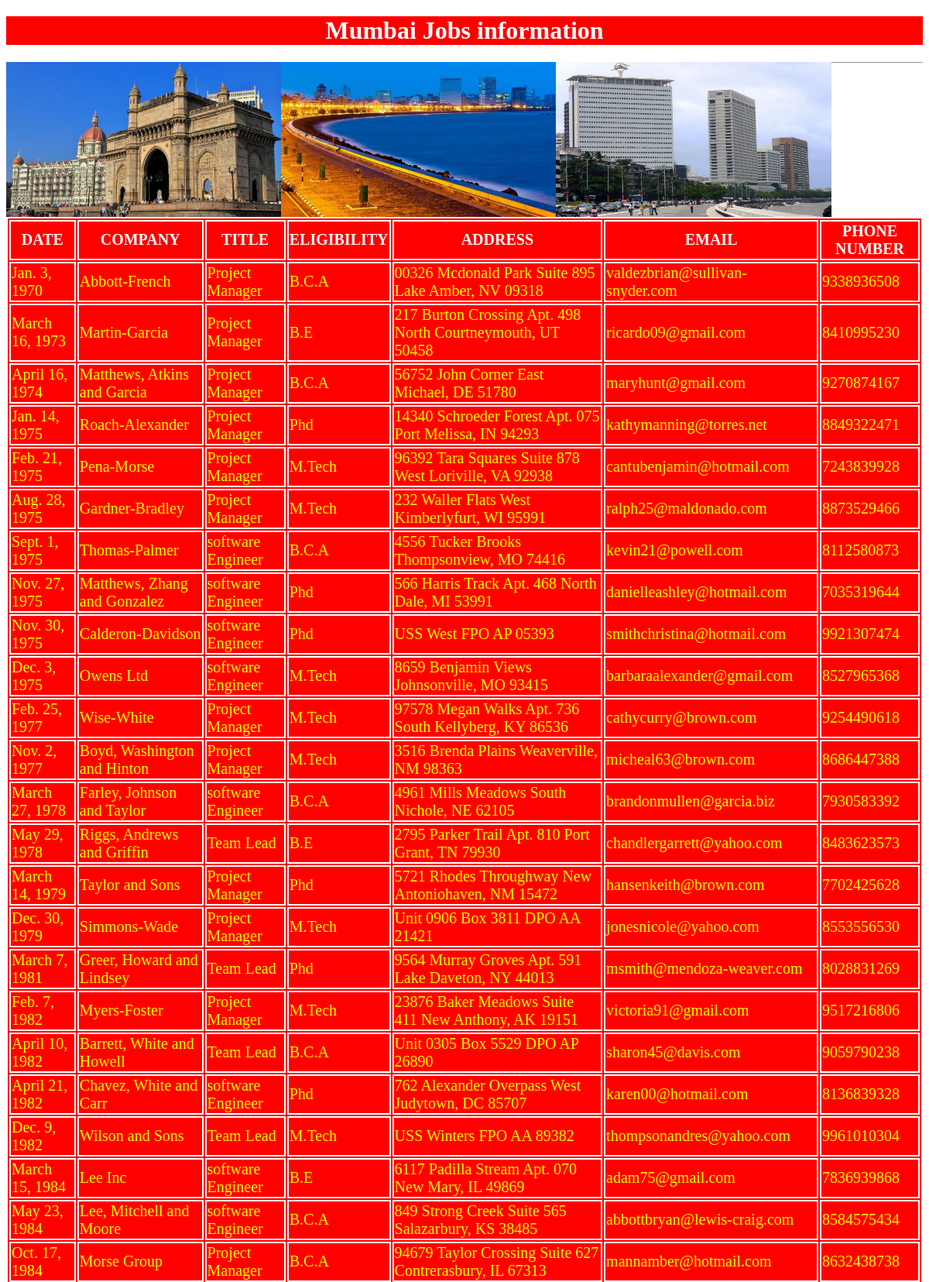
The page /mumbaijobs/ (upper part) on the database its author committed.
### testapp/models.py (models this page shows)
class mumbaijobs(models.Model):
    date=models.DateField();
    company=models.CharField(max_length=100);
    title=models.CharField(max_length=100);
    eligibility=models.CharField(max_length=100);
    address=models.CharField(max_length=100);
    email=models.EmailField();
    phonenumber=models.IntegerField()

### testapp/views.py (the view)
# urls.py: url(r'^mumbaijobs/', views.mumbaijobss),
def mumbaijobss(request):
    jobs_list=mumbaijobs.objects.order_by('date')
    my_dict={'jobs_list':jobs_list}
    return render(request,'testapp/mumbaijobs.html',context=my_dict)

### templates/testapp/mumbaijobs.html (shortened to what this page needs)
<!DOCTYPE html>
{% load static %}
<html lang="en" dir="ltr">
  <head>
    <link rel="stylesheet" href="{% static "css/demo.css" %}">
  </head>
  <body>
    <h1>Mumbai Jobs information</h1>
    <img src="{% static "images/mumbai1.jpg" %}" alt="">
    <img src="{% static "images/mumbai2.jpg" %}" alt="">
    <img src="{% static "images/mumbai3.jpg" %}" alt="">
    <hr>
    {% if jobs_list %}
    <table id='tab'>
      <thead>
        <th>DATE</th>
        <th>COMPANY</th>
        <th>TITLE</th>
        <th>ELIGIBILITY</th>
        <th>ADDRESS</th>
        <th>EMAIL</th>
        <th>PHONE NUMBER</th>
      </thead>
      {%for job in jobs_list %}
      <tr>
        <td>{{job.date}}</td>
        <td>{{job.company}}</td>
        <td>{{job.title}}</td>
        <td>{{job.eligibility}}</td>
        <td>{{job.address}}</td>
        <td>{{job.email}}</td>
        <td>{{job.phonenumber}}</td>
      </tr>
      {% endfor %}
    </table>
    {% else %}
    <p>No Jobs Found In Mumbai</p>
  {% endif %}
  </body>
</html>

### static/css/demo.css (style rules this page uses)
body { background-image: url("https://images.unsplash.com/photo-1564069114553-7215e1ff1890?ixlib=rb-1.2.1&ixid=eyJhcHBfaWQiOjEyMDd9&auto=format&fit=crop&w=500&q=60"); background-repeat: no-repeat; background-size: cover; }
img { height: 200px; width: 30%; float: left; margin: 1.5% border:2px solid red; }
h1 { color: white; text-align: center; background: red; }
table,thead,th,tr,td { color: yellow; border: 2px solid white; font-size: 20px; margin: auto; background: red; }
thead,th { color: white; border: 2px solid white; font-size: 20px; }

### rows shown on the page
mumbaijobs: date "Jan. 3, 1970", company "Abbott-French", title "Project Manager", eligibility "B.C.A", address "00326 Mcdonald Park Suite 895 Lake Amber, NV 09318", email "valdezbrian@sullivan-snyder.com", phonenumber "9338936508"
mumbaijobs: date "March 16, 1973", company "Martin-Garcia", title "Project Manager", eligibility "B.E", address "217 Burton Crossing Apt. 498 North Courtneymouth, UT 50458", email "ricardo09@gmail.com", phonenumber "8410995230"
mumbaijobs: date "April 16, 1974", company "Matthews, Atkins and Garcia", title "Project Manager", eligibility "B.C.A", address "56752 John Corner East Michael, DE 51780", email "maryhunt@gmail.com", phonenumber "9270874167"
mumbaijobs: date "Jan. 14, 1975", company "Roach-Alexander", title "Project Manager", eligibility "Phd", address "14340 Schroeder Forest Apt. 075 Port Melissa, IN 94293", email "kathymanning@torres.net", phonenumber "8849322471"
mumbaijobs: date "Feb. 21, 1975", company "Pena-Morse", title "Project Manager", eligibility "M.Tech", address "96392 Tara Squares Suite 878 West Loriville, VA 92938", email "cantubenjamin@hotmail.com", phonenumber "7243839928"
mumbaijobs: date "Aug. 28, 1975", company "Gardner-Bradley", title "Project Manager", eligibility "M.Tech", address "232 Waller Flats West Kimberlyfurt, WI 95991", email "ralph25@maldonado.com", phonenumber "8873529466"
mumbaijobs: date "Sept. 1, 1975", company "Thomas-Palmer", title "software Engineer", eligibility "B.C.A", address "4556 Tucker Brooks Thompsonview, MO 74416", email "kevin21@powell.com", phonenumber "8112580873"
mumbaijobs: date "Nov. 27, 1975", company "Matthews, Zhang and Gonzalez", title "software Engineer", eligibility "Phd", address "566 Harris Track Apt. 468 North Dale, MI 53991", email "danielleashley@hotmail.com", phonenumber "7035319644"
mumbaijobs: date "Nov. 30, 1975", company "Calderon-Davidson", title "software Engineer", eligibility "Phd", address "USS West FPO AP 05393", email "smithchristina@hotmail.com", phonenumber "9921307474"
mumbaijobs: date "Dec. 3, 1975", company "Owens Ltd", title "software Engineer", eligibility "M.Tech", address "8659 Benjamin Views Johnsonville, MO 93415", email "barbaraalexander@gmail.com", phonenumber "8527965368"
mumbaijobs: date "Feb. 25, 1977", company "Wise-White", title "Project Manager", eligibility "M.Tech", address "97578 Megan Walks Apt. 736 South Kellyberg, KY 86536", email "cathycurry@brown.com", phonenumber "9254490618"
mumbaijobs: date "Nov. 2, 1977", company "Boyd, Washington and Hinton", title "Project Manager", eligibility "M.Tech", address "3516 Brenda Plains Weaverville, NM 98363", email "micheal63@brown.com", phonenumber "8686447388"
mumbaijobs: date "March 27, 1978", company "Farley, Johnson and Taylor", title "software Engineer", eligibility "B.C.A", address "4961 Mills Meadows South Nichole, NE 62105", email "brandonmullen@garcia.biz", phonenumber "7930583392"
mumbaijobs: date "May 29, 1978", company "Riggs, Andrews and Griffin", title "Team Lead", eligibility "B.E", address "2795 Parker Trail Apt. 810 Port Grant, TN 79930", email "chandlergarrett@yahoo.com", phonenumber "8483623573"
mumbaijobs: date "March 14, 1979", company "Taylor and Sons", title "Project Manager", eligibility "Phd", address "5721 Rhodes Throughway New Antoniohaven, NM 15472", email "hansenkeith@brown.com", phonenumber "7702425628"
mumbaijobs: date "Dec. 30, 1979", company "Simmons-Wade", title "Project Manager", eligibility "M.Tech", address "Unit 0906 Box 3811 DPO AA 21421", email "jonesnicole@yahoo.com", phonenumber "8553556530"
mumbaijobs: date "March 7, 1981", company "Greer, Howard and Lindsey", title "Team Lead", eligibility "Phd", address "9564 Murray Groves Apt. 591 Lake Daveton, NY 44013", email "msmith@mendoza-weaver.com", phonenumber "8028831269"
mumbaijobs: date "Feb. 7, 1982", company "Myers-Foster", title "Project Manager", eligibility "M.Tech", address "23876 Baker Meadows Suite 411 New Anthony, AK 19151", email "victoria91@gmail.com", phonenumber "9517216806"
mumbaijobs: date "April 10, 1982", company "Barrett, White and Howell", title "Team Lead", eligibility "B.C.A", address "Unit 0305 Box 5529 DPO AP 26890", email "sharon45@davis.com", phonenumber "9059790238"
mumbaijobs: date "April 21, 1982", company "Chavez, White and Carr", title "software Engineer", eligibility "Phd", address "762 Alexander Overpass West Judytown, DC 85707", email "karen00@hotmail.com", phonenumber "8136839328"
mumbaijobs: date "Dec. 9, 1982", company "Wilson and Sons", title "Team Lead", eligibility "M.Tech", address "USS Winters FPO AA 89382", email "thompsonandres@yahoo.com", phonenumber "9961010304"
mumbaijobs: date "March 15, 1984", company "Lee Inc", title "software Engineer", eligibility "B.E", address "6117 Padilla Stream Apt. 070 New Mary, IL 49869", email "adam75@gmail.com", phonenumber "7836939868"
mumbaijobs: date "May 23, 1984", company "Lee, Mitchell and Moore", title "software Engineer", eligibility "B.C.A", address "849 Strong Creek Suite 565 Salazarbury, KS 38485", email "abbottbryan@lewis-craig.com", phonenumber "8584575434"
mumbaijobs: date "Oct. 17, 1984", company "Morse Group", title "Project Manager", eligibility "B.C.A", address "94679 Taylor Crossing Suite 627 Contrerasbury, IL 67313", email "mannamber@hotmail.com", phonenumber "8632438738"
